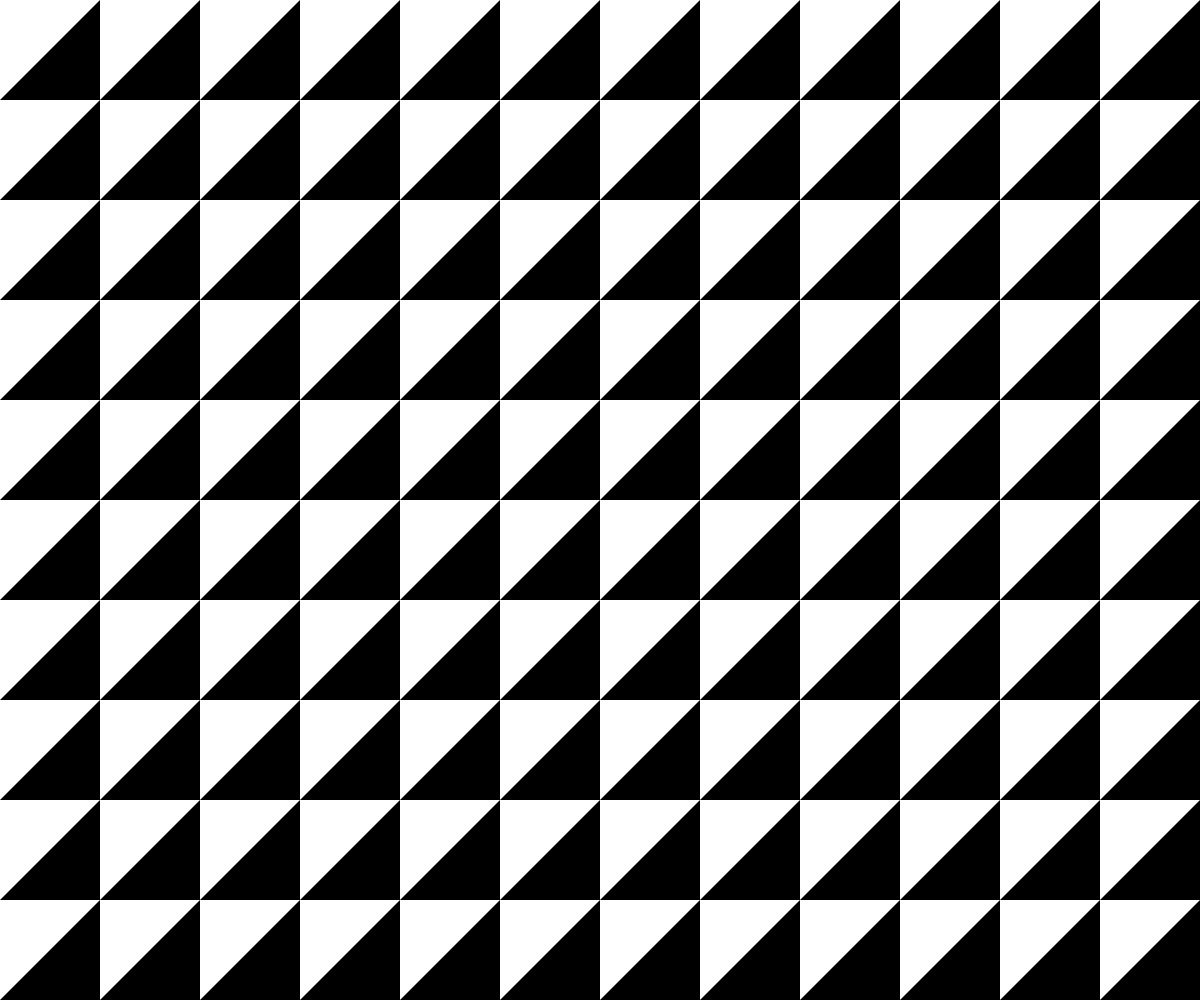
Frame 1 (no input)
Frame 60 (no input): identical to frame 1, image omitted
Frame 120 (the mouse pressed at the canvas centre since frame 60): identical to frame 1, image omitted

The p5.js sketch that drew this single still picture (run headless with seeded random() and noise() and a simulated clock; from frame 60 on, the mouse is pressed at the canvas centre):

// p5.js sketch
// ── sketch.js
// 016: BLOCK GRID 2
// advancing the first block grid by adding more shapes, and possibly a hover over state 
// that doesn't slow everything down


var canvas;	// canvas variable
var blocks = [];	// declare array
var w;	// width of the blocks
var totalCount;	// total number of blocks in the grid



function setup() {
  // create canvas
  canvas = createCanvas(window.innerWidth, window.innerHeight);

  // set the width of the blocks
  w = 100;	

  // calculate how many blocks can fit wide
  var xCount = (width/w)+2;  // widht of screen divided by width of block
  var yCount = (height/w)+2;   // height of screen divided by height of block
  totalCount = int(xCount * yCount);

  // set the array to start at position 0
  var index = 0;


  // initialize block objects
  for (var xx = 0; xx < xCount; xx++) {	
  	for( var yy = 0; yy < yCount; yy++) {
  		blocks[index++] = new Block(int(xx)*w, int(yy)*w);
  	}	
  } 
}


function draw() {
	noStroke();
	// draw the ball objects
	for (var i = 0; i < totalCount; i++) {
    	blocks[i].display();	// draw each block
    	blocks[i].over();		// hover behavior

    }
}

function mousePressed() {
	for (var i = 0; i < totalCount; i++) {
    	blocks[i].flip();
    }
}


// Block Class
function Block(_xPos, _yPos) {
	this.xPos = _xPos;	// x position of the block
	this.yPos = _yPos;	// y position of the block
	this.half = w/2;	// half the value of the width
	this.selector = 2;
	this.r = 0 // rotation value
	this.c1 = 255;	// white color
	this.c2 = 0;	// black color 
	this.c3 = ('rgba(0, 209, 145, 0.2)')
	this.hover = false;	// boolean to indicate if the block is painted (true) or blank (false)
}

// change block pattern
Block.prototype.flip = function() {
	if (mouseX >(this.xPos) && mouseX <(this.xPos)+(this.half*2) && mouseY >(this.yPos) && mouseY < (this.yPos)+(this.half*2)) {
		this.selector = this.selector+1;
		if (this.selector === 7) {
			this.selector = 0;
		}
		print(this.selector);
	}
}

// detect hovering
Block.prototype.over = function() {
	if (mouseX>(this.xPos) && mouseX<(this.xPos)+(this.half*2) && mouseY>(this.yPos) && mouseY<(this.yPos)+(this.half*2)) {
    this.hover = true;
  } else {
    this.hover = false;
  }
}


// draw the block
Block.prototype.display = function() {
	push();
	translate(this.xPos, this.yPos);	// use each block's x,y coordinates as (0,0)
	// rectMode(CENTER);
	rotate(this.r);
	if (this.selector === 0) {
		fill(this.c1);
		rect(0,0,this.half*2, this.half*2);
	}
	if (this.selector === 1) {
		fill(this.c1);
		rect(0,0,this.half*2, this.half*2);
		fill(this.c2);
		triangle(0, 0, w, 0, 0, w);
	}
	if (this.selector === 2) {
		fill(this.c1);
		rect(0,0,this.half*2, this.half*2);
		fill(this.c2);
		triangle(w, 0, w, w, 0, w);
	}
	if (this.selector === 3) {
		fill(this.c1);
		rect(0,0,this.half*2, this.half*2);
		fill(this.c2);
		rect(0,0,this.half*2, this.half);
	}
	if (this.selector === 4) {
		fill(this.c1);
		rect(0,0,this.half*2, this.half*2);
		fill(this.c2);
		rect(0,0+this.half,this.half*2, this.half);
	}
	if (this.selector === 5) {
		fill(this.c1);
		rect(0,0,this.half*2, this.half*2);
		fill(this.c2);
		rect(0,0,this.half, this.half*2);
	}
	if (this.selector === 6) {
		fill(this.c1);
		rect(0,0,this.half*2, this.half*2);
		fill(this.c2);
		rect(this.half,0,this.half*2, this.half*2);
	}

	if (this.hover === true) {
		fill(this.c3);
	} else {
		noFill();
	}
	// rectMode(CENTER);
	rect(0,0,this.half*2,this.half*2);
	pop();

}

// ── copy-2.js
var u;
var count;
var mods = [];

function setup() {
  createCanvas(windowWidth, windowHeight);
  u = 150;
  var highCount = (height/150)+2;
  var wideCount = (width/150)+2;
  count = int(highCount * wideCount);
  
  var index = 0;
  for (var xc = 0; xc < wideCount; xc++) {
    for (var yc = 0; yc < highCount; yc++) {
      mods[index++] = new Module(int(xc)*u,int(yc)*u);
    }
   }
}

function draw() {
  //background(200);
  noStroke();
  for (var i = 0; i <= count; i++) {
    mods[i].draw2();
    mods[i].Over();
  }
}

function mousePressed() {
  for (var i = 0; i <= count; i++) {
    mods[i].Pressed();
  }
}

function keyTyped() {
  for (var i = 0; i <= count; i++) {
    mods[i].Typed();
  }
  
  if (keyCode === UP_ARROW || 
  keyCode === DOWN_ARROW ||
  keyCode === LEFT_ARROW ||
  keyCode === RIGHT_ARROW ||
  keyCode === BACKSPACE ||
  keyCode === DELETE ||
  keyCode === ENTER ||
  keyCode === RETURN ||
  keyCode === TAB ||
  keyCode === ESCAPE ||
  keyCode === SHIFT ||
  keyCode === CONTROL ||
  keyCode === OPTION ||
  keyCode === ALT  ) {
    mods[i].Typed();
}
}




function Module(_x, _y) {
  this.x = _x;
  this.y = _y;

  this.b = false;

  this.isOverRectangle = false;
  this.k = 1;
  this.s = 75;
  // this.r = 0;
  this.c1 = 255;
  this.c2 = 0;
}

Module.prototype.Pressed = function() {
    if (mouseX>(this.x)-(this.s) && mouseX<(this.x)+(this.s) && mouseY>(this.y)-(this.s) && mouseY<(this.y)+(this.s)){
      this.k = this.k+1;
      if (this.k === 6) {
        this.k = 0;
      }
    }
}

Module.prototype.Typed = function() {
    if (mouseX>(this.x)-(this.s) && mouseX<(this.x)+(this.s) && mouseY>(this.y)-(this.s) && mouseY<(this.y)+(this.s)){
      this.r = this.r+HALF_PI;
    }
}

Module.prototype.Over = function() {
  if (mouseX>(this.x)-(this.s) && mouseX<(this.x)+(this.s) && mouseY>(this.y)-(this.s) && mouseY<(this.y)+(this.s)){
    this.isOverRectangle = true;
  } else {
    this.isOverRectangle = false;
  }
}


Module.prototype.draw2 = function() {
  push();
  translate(this.x, this.y);
  rectMode(CENTER);

  if (this.k === 0){
    fill(this.c1);
    rect(0,0,this.s*2,this.s*2);
  }
  if (this.k === 1){
    fill(this.c1);
    rect(0,0,this.s*2,this.s*2);
    fill(this.c2);
    triangle(0,0,this.s,-this.s,this.s,this.s);
  }
  if (this.k === 2){
    fill(this.c1);
    rect(0,0,this.s*2,this.s*2);
    fill(this.c2);
    triangle(this.s,-this.s,this.s,this.s,-this.s,this.s);
  }
  if (this.k === 3){
    fill(this.c1);
    rect(0,0,this.s*2,this.s*2);
    fill(this.c2);
    triangle(0,0,this.s,-this.s,this.s,this.s);
    triangle(0,0,-this.s,-this.s,-this.s,this.s);
  }
  if (this.k === 4){
    fill(this.c1);
    rect(0,0,this.s*2,this.s*2);
    fill(this.c2);
    triangle(this.s,-this.s,this.s,this.s,-this.s,this.s);
    triangle(this.s,this.s,-this.s,this.s,-this.s,-this.s);
  }
  if (this.k === 5){
    fill(this.c1);
    rect(0,0,this.s*2,this.s*2);
    fill(this.c2);
    rect(0,0,this.s*2,this.s*2);
  }
  
  if(this.isOverRectangle === true)
  {
    fill('rgba(230, 255, 0, 0.2)');
  } else {
	  noFill(); 
  }
  rectMode(CENTER);
  rect(0,0,this.s*2,this.s*2);
  
  pop();
}

function windowResized() {
  resizeCanvas(windowWidth, windowHeight);
}
